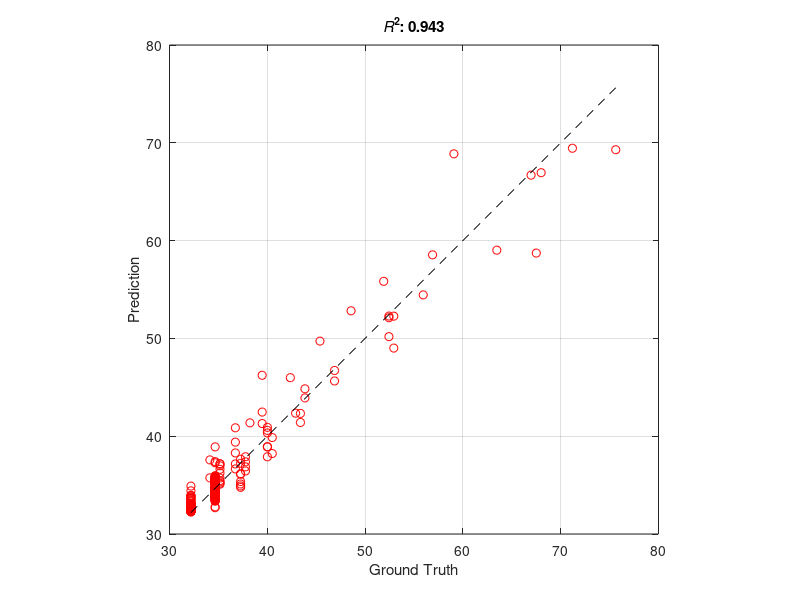

This figure's MATLAB source:
clear;

load PIN_designs % ths dps1 dps2 Qs Ds Is Ps RFPs

x = Ps;
y = Ds;

X = [ones(length(x),1) x];
b = X\y;

y_calc = X*b;

Rsquare = 1 - sum((y - y_calc).^2)/sum((y - mean(y)).^2)
aline = [min(y) max(y)];

figure(1); clf;
plot(y,y_calc,'ro',aline,aline,'k--');
grid on;
axis equal;
axis square;
xlabel('Ground Truth');
ylabel('Prediction');
title(['{{\it{R}}^2: }' num2str(round(1000*Rsquare)/1000)])
